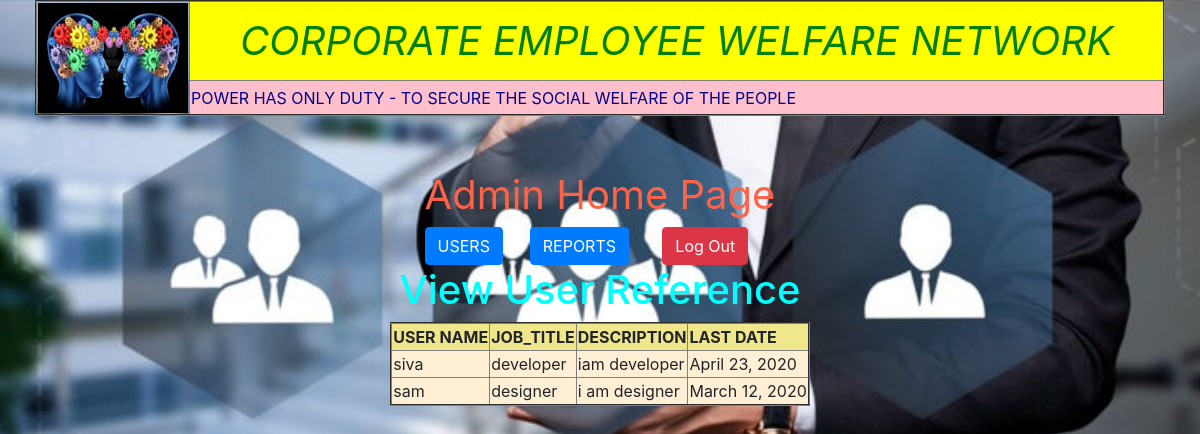
/viewreference/, run on the app's committed database.
### app_wlfare/models.py (models this page shows)
class ReferencesModel(models.Model):
    name=models.CharField(max_length=40)
    job_title=models.CharField(max_length=100)
    description=models.CharField(max_length=70)
    lastdate=models.DateField()

### app_wlfare/views.py (the view)
# urls.py: path('viewreference/', views.ViewReferences.as_view(), name='viewreference'),
class ViewReferences(View):
    def get(self, request):
        rm=ReferencesModel.objects.all()
        return render(request, "viewreference.html", {"rm": rm})

### templates/viewreference.html
{% extends "adminhome.html" %}
{% block adminhome %}
    <h1 align="center"style="color:cyan">View User Reference</h1>
    <table align="center"border="2"style="background-color: papayawhip">
        <tr style="background-color: khaki">
            <th>USER NAME</th>
            <th>JOB_TITLE</th>
            <th>DESCRIPTION</th>
            <th>LAST DATE</th>
        </tr>
        {% for x in rm %}
            <tr>
            <td>{{ x.name }}</td>
            <td>{{ x.job_title }}</td>
            <td>{{ x.description }}</td>
            <td>{{ x.lastdate }}</td>
        </tr>
        {% endfor %}
    </table>
{% endblock %}

### app_wlfare/static/css/comon.css (style rules this page uses)
body { background-image: url("../images/welfare.JPEG"); background-size: 100%; }

### data on the page
ReferencesModel: name "siva", job_title "developer", description "iam developer", lastdate "April 23, 2020"
ReferencesModel: name "sam", job_title "designer", description "i am designer", lastdate "March 12, 2020"
